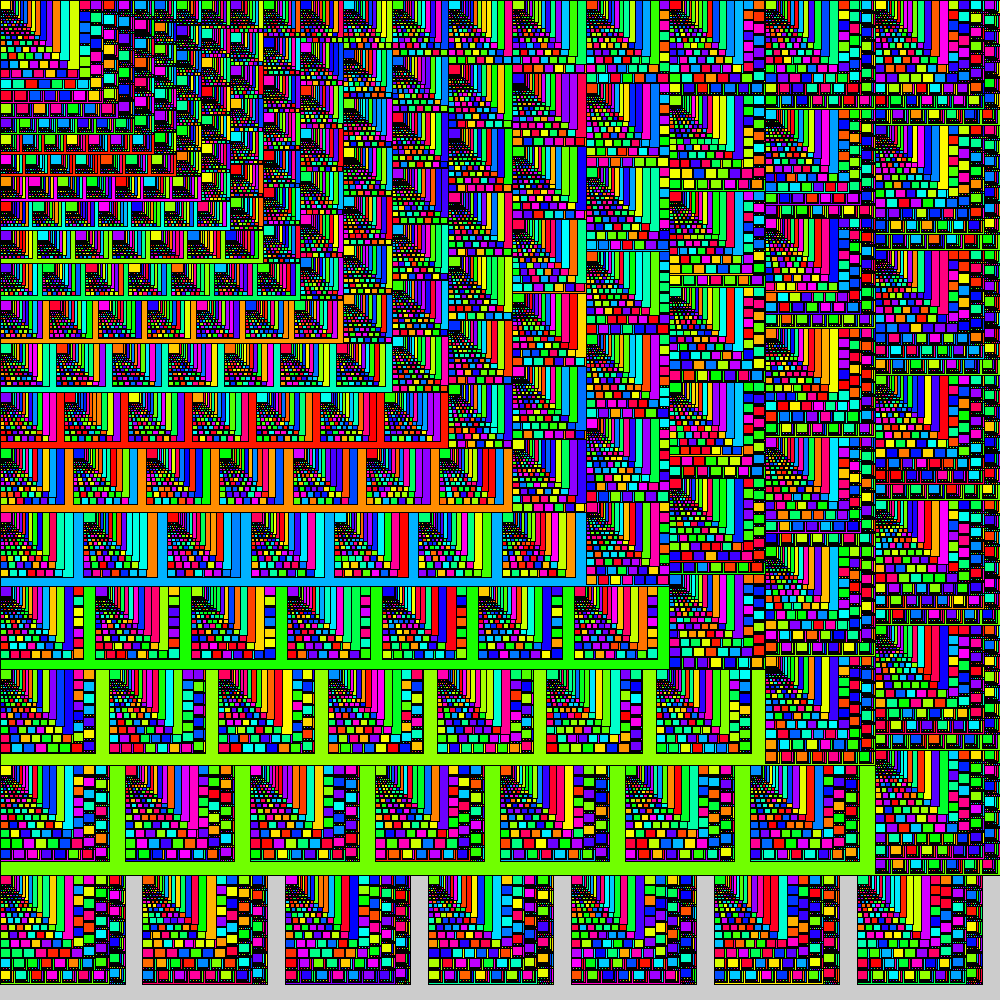
Frame 1 (no input)
Frame 60 (the mouse pressed at the canvas centre just before this capture): identical to frame 1, image omitted
Frame 120 (the mouse held since frame 60 and released just before this capture): identical to frame 1, image omitted

The Processing sketch that drew this single still picture (run headless with seeded random() and noise(); from frame 60 on, the mouse is pressed at the canvas centre):

// Processing sketch: RecurDivSquare
// ── RecurDivSquare.pde

  int numA = 7;
  int numB = 8;
  float ratio = (float) numB / numA;
  float thr = 10;
  
  void setup() {
    size(1000, 1000);
    colorMode(HSB, 1);
    divSquare(0, 0, width);
  }
  
  void divSquare(float xPos, float yPos, float wd) {
    int itr = 0;
    float xEndPos = wd + xPos;
    float yEndPos = wd + yPos;
    
    while(wd > 0.1) {
      itr++;
      if(itr % 2 == 1) {
        while(xPos + wd * ratio < xEndPos + 0.1) {
          fill(color(random(1), 1, 1));
          divRect(xPos, yPos, wd);
          xPos += wd * ratio;
        }
        wd = xEndPos - xPos;
      } else {
        while(yPos + wd / ratio < yEndPos + 0.1) {
          fill(color(random(1), 1, 1));
          divRect(xPos, yPos, wd);
          yPos += wd / ratio;
        }
        wd = yEndPos - yPos;
      }
    }
  }
  
  void divRect(float xPos, float yPos, float wd) {
    int itr = 0;
    float xEndPos = xPos + wd;
    float yEndPos = yPos + wd / ratio;
    fill(color(random(1), 1, 1));
    rect(xPos, yPos, wd, wd / ratio);
      while(wd > thr) {
      itr++;
      if(itr % 2 == 0) {
        while(xPos + wd < xEndPos + 0.1) {
          divSquare(xPos, yPos, wd);
          xPos += wd;
        }
        wd = xEndPos - xPos;
      } else {
        while(yPos + wd < yEndPos + 0.1) {
          divSquare(xPos, yPos, wd);
          yPos += wd;
        }
        wd = yEndPos - yPos;
      }
    }
  }
  
  void mouseClicked() {
    numA = int(random(1, 20));
    numB = int(random(1, 20));
    while(numA == numB) {
      numB = int(random(1, 20));
    }
    thr = int(random(10, 300));
    println("numA =", numA, "numB =", numB, "thr =", thr);
    ratio = (float)numA / numB;
    background(0, 0, 1);
    divSquare(0, 0, width);
  }
  
  void draw(){}
